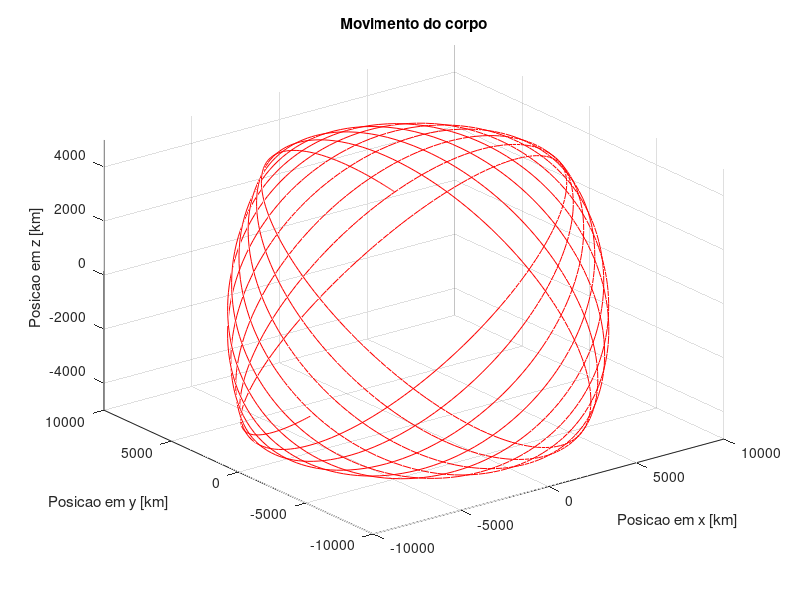

Write MATLAB code to recreate this figure. (Note: this script raises an error after producing the figure.)
function atividade5()

    ut = 3.9860040*10^5;
    hora = 2;
    min = 15;
    seg = 10;
    altitude = 3000;
    Rt = 6378;

    a = Rt + altitude;
    e = 0.1;
    
    i = 30;
    omega = 45;
    w = 60;
    
    i = i*pi/180;
    omega = omega*pi/180;
    w = w*pi/180;

    T = (hora + (min/60) + (seg/3600))*3600;
    n = sqrt(ut/a^3);
    M = n*T;

    E0 = 0;
    iter = 0;
    itermax = 100;

    Er = E0;
    es = 0.05;

    while(1)
        Erold = Er;
        x1 = Erold - e*sin(Erold)-M;
        x2 = 1 - e*cos(Erold);
        Er = Erold - (x1/x2);
        iter = iter + 1;
        if Er ~= 0
            ea = abs((Er - Erold)/Er)*100;
        end
        if ea < es || iter >= itermax
            E = Er;
            break;
        end
    end
    
    r = a*(1 - e*cos(E));
    X = a*(cos(E) - e);
    Y = a*sqrt(1 - e^2)*sin(E);
    Z = 0;
    Vx = -n*(a^2)*sin(E)/r;
    Vy = n*(a^2)*sqrt(1 - e^2)*cos(E)/r;
    Vz = 0;

    Rz_omega = [cos(-omega) sin(-omega) 0;-sin(-omega) cos(-omega) 0;0 0 1];
    Rx_i = [1 0 0;0 cos(-i) sin(-i);0 -sin(-i) cos(-i)];
    Rz_w = [cos(-w) sin(-w) 0;-sin(-w) cos(-w) 0;0 0 1];

    Rot = Rz_omega*Rx_i;
    Rot = Rot*Rz_w;

    Pos = [X;Y;Z];
    V = [Vx;Vy;Vz];

    Pos_0 = Rot*Pos;
    V_0 = Rot*V;

    t0 = 0;
    tf = 86200;
    
    Xl = 3.714209622133673 * (10^5);
    Yl = 1.069961860819459 * (10^5);
    Zl = 0.066447602321645 * (10^5);
    
    Vxl = -0.298536192639590;
    Vyl = -0.891257374756870;
    Vzl = 0.092657657414370;
    
    options = odeset('Abstol', [1e-6 1e-6 1e-6 1e-6 1e-6 1e-6 1e-6 1e-6 1e-6 1e-6 1e-6 1e-6], 'Reltol', 1e-6);
    
    
    Iniciais = [Pos_0(1) Pos_0(2) Pos_0(3) V_0(1) V_0(2) V_0(3) Xl Yl Zl Vxl Vyl Vzl];
    
    [~,valores_saida] = ode45(@odefun,[t0 tf],Iniciais,options);
    [lon,lat,~] = cart2sph(valores_saida(:,1),valores_saida(:,2),valores_saida(:,3));
    
    figure(1);
    plot3(valores_saida(:,1),valores_saida(:,2),valores_saida(:,3),'r');
    title('Movimento do corpo');
    xlabel('Posicao em x [km]');
    ylabel('Posicao em y [km]');
    zlabel('Posicao em z [km]');
    grid on;
    axis([-1 1 -1 1 -0.5 0.5]*10^4);
    
    figure(2);
    geoshow('landareas.shp', 'FaceColor', [0.8 1 0.8]);
    hold on;
    plot(lon*180/pi, lat*180/pi, '.k');
    axis equal;
    
    
end


function [G] = odefun(~,I)

%     I[1] = xs;
%     I[2] = ys;
%     I[3] = zs;

%     I[4] = vxs;
%     I[5] = vys;
%     I[6] = vzs;

%     I[7] = xl;
%     I[8] = yl;
%     I[9] = zl;

%     I[10] = vxl;
%     I[11] = vyl;
%     I[12] = vzl;

    
    G = zeros(12,1);
    Rt = 6378;
    w = 7.29*10^-5;
    ut = 3.9860040*(10^5);
    ul = 4.9028*(10^3);
    
    rs = sqrt(I(1)^2 + I(2)^2 + I(3)^2);
    rl = sqrt(I(7)^2 + I(8)^2 + I(9)^2);
    rls = sqrt((I(7) - I(1))^2 + (I(8) - I(2))^2 + (I(9) - I(3))^2);
    
    J2 = 0.001082;
    J3 = -0.0000025323;
    
    factor = (1 + (J2*(Rt/rs)^2)*((3/2)*(1 - (5*(I(3)^2)/(rs^2)))) + (J3*(Rt/rs)^3)*((5/2)*(3 - (7*(I(3)^2)/(rs^2))))*(I(3)/rs));
    factor_z = (ut/(rs^2))*J3*((Rt/rs)^3)*(3/2);
  
    G(1) = I(4) + w*I(2);
    G(2) = I(5) - w*I(1);
    G(3) = I(6);
    
    G(7) = I(10) + w*I(8);
    G(8) = I(11) - w*I(7); 
    G(9) = I(12);
    
    G(4) = (-ut*I(1)/(rs^3))*factor + ul*((I(7) - I(1))/(rls^3) - I(7)/(rl^3));
    G(5) = (-ut*I(2)/(rs^3))*factor + ul*((I(8) - I(2))/(rls^3) - I(8)/(rl^3));
    G(6) = (-ut*I(3)/(rs^3))*factor +factor_z + ul*((I(9) - I(3))/(rls^3) - I(9)/(rl^3));
    
    G(10) = -(ut + ul)*I(7)/(rl^3);
    G(11) = -(ut + ul)*I(8)/(rl^3);
    G(12) = -(ut + ul)*I(9)/(rl^3);
end